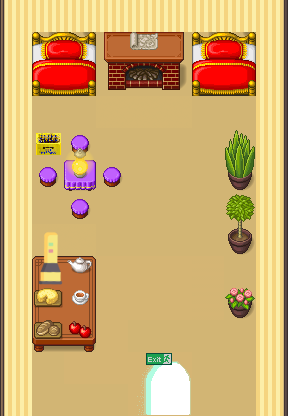

Tiled map render using the project's own tile images. Description and the whole map definition, tile-layer contents included, below:
An orthogonal 9x13 tile map with 32x32 px tiles, 8 tile layers (taschenlampe, Start, appel, exit, ...), 4 tilesets.

<map version="1.4" tiledversion="1.4.3" orientation="orthogonal" renderorder="right-down" width="9" height="13" tilewidth="32" tileheight="32" infinite="0" nextlayerid="11" nextobjectid="1">
 <editorsettings>
  <export target="Pfadimap_Zelt.json" format="json" />
 </editorsettings>
 <tileset firstgid="1" name="basis" tilewidth="32" tileheight="32" tilecount="1995" columns="15">
  <image source="png basis/tiles_png_community_bytewerk_cija_32x32_expansion for Pipoya_CC0.png" width="480" height="4256" />
  <tile id="960">
   <properties>
    <property name="collides" type="bool" value="true" />
   </properties>
  </tile>
  <tile id="961">
   <properties>
    <property name="collides" type="bool" value="true" />
   </properties>
  </tile>
  <tile id="962">
   <properties>
    <property name="collides" type="bool" value="true" />
   </properties>
  </tile>
  <tile id="1385">
   <properties>
    <property name="collides" type="bool" value="true" />
   </properties>
  </tile>
  <tile id="1386">
   <properties>
    <property name="collides" type="bool" value="true" />
   </properties>
  </tile>
  <tile id="1387">
   <properties>
    <property name="collides" type="bool" value="true" />
   </properties>
  </tile>
  <tile id="1399">
   <properties>
    <property name="collides" type="bool" value="true" />
   </properties>
  </tile>
  <tile id="1400">
   <properties>
    <property name="collides" type="bool" value="true" />
   </properties>
  </tile>
  <tile id="1401">
   <properties>
    <property name="collides" type="bool" value="true" />
   </properties>
  </tile>
  <tile id="1402">
   <properties>
    <property name="collides" type="bool" value="true" />
   </properties>
  </tile>
  <tile id="1415">
   <properties>
    <property name="collides" type="bool" value="true" />
   </properties>
  </tile>
  <tile id="1416">
   <properties>
    <property name="collides" type="bool" value="true" />
   </properties>
  </tile>
  <tile id="1417">
   <properties>
    <property name="collides" type="bool" value="true" />
   </properties>
  </tile>
  <tile id="1560">
   <properties>
    <property name="collides" type="bool" value="true" />
   </properties>
  </tile>
  <tile id="1561">
   <properties>
    <property name="collides" type="bool" value="true" />
   </properties>
  </tile>
  <tile id="1562">
   <properties>
    <property name="collides" type="bool" value="true" />
   </properties>
  </tile>
  <tile id="1575">
   <properties>
    <property name="collides" type="bool" value="true" />
   </properties>
  </tile>
  <tile id="1576">
   <properties>
    <property name="collides" type="bool" value="true" />
   </properties>
  </tile>
  <tile id="1577">
   <properties>
    <property name="collides" type="bool" value="true" />
   </properties>
  </tile>
 </tileset>
 <tileset firstgid="1996" name="Mate" tilewidth="32" tileheight="32" tilecount="1" columns="1">
  <image source="png basis/01_mate.png" width="32" height="32" />
 </tileset>
 <tileset firstgid="1997" name="exit" tilewidth="32" tileheight="32" tilecount="16" columns="4">
  <image source="png basis/Blinking_worldexit.png" width="128" height="128" />
 </tileset>
 <tileset firstgid="2013" name="flashlight" tilewidth="32" tileheight="32" tilecount="2" columns="1">
  <image source="Link_bilder/3232/flashlight.png" width="32" height="64" />
 </tileset>
 <layer id="9" name="taschenlampe" width="9" height="13">
  <properties>
   <property name="openWebsite" value="https://alienrescue.family-heck.de/#/item/1951c1cf4297156cc6628178bc6dd54c900b9edf" />
  </properties>
  <data encoding="csv">
0,0,0,0,0,0,0,0,0,
0,0,0,0,0,0,0,0,0,
0,0,0,0,0,0,0,0,0,
0,0,0,0,0,0,0,0,0,
0,0,0,0,0,0,0,0,0,
0,0,0,0,0,0,0,0,0,
0,0,0,0,0,0,0,0,0,
0,3,3,0,0,0,0,0,0,
0,0,0,0,0,0,0,0,0,
0,0,0,0,0,0,0,0,0,
0,0,0,0,0,0,0,0,0,
0,0,0,0,0,0,0,0,0,
0,0,0,0,0,0,0,0,0
</data>
 </layer>
 <layer id="4" name="Start" width="9" height="13">
  <data encoding="csv">
0,0,0,0,0,0,0,0,0,
0,0,0,0,0,0,0,0,0,
0,0,0,0,0,0,0,0,0,
0,0,0,0,0,0,0,0,0,
0,0,0,0,0,0,0,0,0,
0,0,0,0,0,0,0,0,0,
0,0,0,0,0,0,0,0,0,
0,0,0,0,0,0,0,0,0,
0,0,0,1492,1492,1492,620,0,0,
0,0,0,1492,1492,1492,620,0,0,
0,0,0,0,0,0,0,0,0,
0,0,0,0,0,0,0,0,0,
0,0,0,0,0,0,0,0,0
</data>
 </layer>
 <layer id="8" name="appel" width="9" height="13">
  <properties>
   <property name="openWebsite" value="https://alienrescue.family-heck.de/#/item/df589122eac0f6a7bd8795436e692e3675cadc3b" />
  </properties>
  <data encoding="csv">
0,0,0,0,0,0,0,0,0,
0,0,0,0,0,0,0,0,0,
0,0,0,0,0,0,0,0,0,
0,0,0,0,0,0,0,0,0,
0,0,0,0,0,0,0,0,0,
0,0,0,0,0,0,0,0,0,
0,0,0,0,0,0,0,0,0,
0,0,0,0,0,0,0,0,0,
0,0,0,0,0,0,0,0,0,
0,0,0,0,0,0,0,0,0,
0,0,0,1492,0,0,0,0,0,
0,0,1492,1492,0,0,0,0,0,
0,0,0,0,0,0,0,0,0
</data>
 </layer>
 <layer id="5" name="exit" width="9" height="13">
  <properties>
   <property name="exitUrl" value="../fmap/Pfadimap_Insel.json#Zeltraus" />
  </properties>
  <data encoding="csv">
0,0,0,0,0,0,0,0,0,
0,0,0,0,0,0,0,0,0,
0,0,0,0,0,0,0,0,0,
0,0,0,0,0,0,0,0,0,
0,0,0,0,0,0,0,0,0,
0,0,0,0,0,0,0,0,0,
0,0,0,0,0,0,0,0,0,
0,0,0,0,0,0,0,0,0,
0,0,0,0,0,0,0,0,0,
0,0,0,0,0,0,0,0,0,
0,0,0,0,0,0,0,0,0,
0,0,0,0,1492,1492,0,0,0,
0,0,0,0,1492,1492,0,0,0
</data>
 </layer>
 <layer id="10" name="zettel" width="9" height="13">
  <properties>
   <property name="openWebsite" value="https://alienrescue.family-heck.de/#/item/310662da943b4610018c7a85b7211fd9983ba044" />
  </properties>
  <data encoding="csv">
0,0,0,0,0,0,0,0,0,
0,0,0,0,0,0,0,0,0,
0,0,0,0,0,0,0,0,0,
0,0,0,3,3,3,0,0,0,
0,0,0,0,0,0,0,0,0,
0,0,0,0,0,0,0,0,0,
0,0,0,0,0,0,0,0,0,
0,0,0,0,0,0,0,0,0,
0,0,0,0,0,0,0,0,0,
0,0,0,0,0,0,0,0,0,
0,0,0,0,0,0,0,0,0,
0,0,0,0,0,0,0,0,0,
0,0,0,0,0,0,0,0,0
</data>
 </layer>
 <layer id="1" name="boden_rand" width="9" height="13">
  <data encoding="csv">
961,962,962,962,962,962,962,962,963,
961,1357,1357,1357,1357,1357,1357,1357,963,
961,1357,1357,1357,1357,1357,1357,1357,963,
961,1357,1357,1357,1357,1357,1357,1357,963,
961,1357,1357,1357,1357,1357,1357,1357,963,
961,1357,1357,1357,1357,1357,1357,1357,963,
961,1357,1357,1357,1357,1357,1357,1357,963,
961,1357,1357,1357,1357,1357,1357,1357,963,
961,1357,1357,1357,1357,1357,1357,1357,963,
961,1357,1357,1357,1357,1357,1357,1357,963,
961,1357,1357,1357,1357,1357,1357,1357,963,
961,1357,1357,1357,1357,1357,1357,1357,963,
961,1357,1357,1357,1357,1357,1357,1357,963
</data>
 </layer>
 <layer id="2" name="deko" width="9" height="13">
  <data encoding="csv">
0,0,0,0,0,0,0,0,0,
0,1459,1460,1561,1562,1563,1459,1460,0,
0,1474,1475,1576,1577,1578,1474,1475,0,
0,0,0,0,0,0,0,0,0,
0,1996,1415,0,0,0,0,1733,0,
0,1415,1400,1415,0,0,0,1748,0,
0,0,1415,0,0,0,0,1703,0,
0,0,0,0,0,0,0,1718,0,
0,1386,1388,0,0,0,0,0,0,
0,1401,1403,0,0,0,0,0,0,
0,1416,1418,0,0,0,0,0,0,
0,0,0,0,1997,1998,0,0,0,
0,0,0,0,2001,2002,0,0,0
</data>
 </layer>
 <objectgroup id="6" name="floorLayer" />
 <layer id="3" name="meeehr deko" width="9" height="13">
  <data encoding="csv">
0,0,0,0,0,0,0,0,0,
0,0,0,0,1831,0,0,0,0,
0,0,0,0,0,0,0,0,0,
0,0,0,0,0,0,0,0,0,
0,0,1852,0,0,0,0,0,0,
0,0,1867,0,0,0,0,0,0,
0,0,0,0,0,0,0,0,0,
0,2013,0,0,0,0,0,0,0,
0,2014,1822,0,0,0,0,0,0,
0,1835,1823,0,0,0,0,1763,0,
0,1837,1836,0,0,0,0,0,0,
0,0,0,0,0,0,0,0,0,
0,0,0,0,0,0,0,0,0
</data>
 </layer>
</map>
